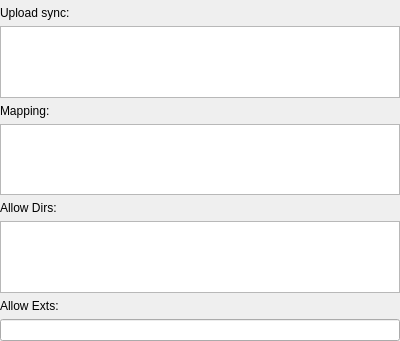
<?xml version="1.0" encoding="UTF-8"?>
<ui version="4.0">
 <class>COSFormDirSettingUi</class>
 <widget class="QWidget" name="COSFormDirSettingUi">
  <property name="geometry">
   <rect>
    <x>0</x>
    <y>0</y>
    <width>400</width>
    <height>341</height>
   </rect>
  </property>
  <property name="windowTitle">
   <string>Form</string>
  </property>
  <layout class="QVBoxLayout" name="verticalLayout">
   <property name="leftMargin">
    <number>0</number>
   </property>
   <property name="topMargin">
    <number>6</number>
   </property>
   <property name="rightMargin">
    <number>0</number>
   </property>
   <property name="bottomMargin">
    <number>0</number>
   </property>
   <item>
    <widget class="QLabel" name="label">
     <property name="minimumSize">
      <size>
       <width>80</width>
       <height>0</height>
      </size>
     </property>
     <property name="maximumSize">
      <size>
       <width>80</width>
       <height>16777215</height>
      </size>
     </property>
     <property name="baseSize">
      <size>
       <width>80</width>
       <height>0</height>
      </size>
     </property>
     <property name="text">
      <string>Upload sync:</string>
     </property>
     <property name="alignment">
      <set>Qt::AlignLeading|Qt::AlignLeft|Qt::AlignVCenter</set>
     </property>
    </widget>
   </item>
   <item>
    <widget class="ady::DirMappingView" name="localTreeView">
     <property name="maximumSize">
      <size>
       <width>16777215</width>
       <height>100</height>
      </size>
     </property>
     <property name="editTriggers">
      <set>QAbstractItemView::CurrentChanged|QAbstractItemView::DoubleClicked|QAbstractItemView::EditKeyPressed|QAbstractItemView::SelectedClicked</set>
     </property>
     <property name="selectionMode">
      <enum>QAbstractItemView::SingleSelection</enum>
     </property>
     <property name="rootIsDecorated">
      <bool>false</bool>
     </property>
     <property name="itemsExpandable">
      <bool>false</bool>
     </property>
    </widget>
   </item>
   <item>
    <widget class="QLabel" name="re">
     <property name="minimumSize">
      <size>
       <width>80</width>
       <height>0</height>
      </size>
     </property>
     <property name="maximumSize">
      <size>
       <width>80</width>
       <height>16777215</height>
      </size>
     </property>
     <property name="baseSize">
      <size>
       <width>80</width>
       <height>0</height>
      </size>
     </property>
     <property name="text">
      <string>Mapping:</string>
     </property>
     <property name="alignment">
      <set>Qt::AlignLeading|Qt::AlignLeft|Qt::AlignVCenter</set>
     </property>
    </widget>
   </item>
   <item>
    <widget class="ady::DirMappingView" name="remoteTreeView">
     <property name="maximumSize">
      <size>
       <width>16777215</width>
       <height>100</height>
      </size>
     </property>
     <property name="editTriggers">
      <set>QAbstractItemView::CurrentChanged|QAbstractItemView::EditKeyPressed|QAbstractItemView::SelectedClicked</set>
     </property>
     <property name="rootIsDecorated">
      <bool>false</bool>
     </property>
     <property name="itemsExpandable">
      <bool>false</bool>
     </property>
    </widget>
   </item>
   <item>
    <widget class="QLabel" name="label_2">
     <property name="minimumSize">
      <size>
       <width>80</width>
       <height>0</height>
      </size>
     </property>
     <property name="text">
      <string>Allow Dirs:</string>
     </property>
     <property name="alignment">
      <set>Qt::AlignLeading|Qt::AlignLeft|Qt::AlignVCenter</set>
     </property>
    </widget>
   </item>
   <item>
    <widget class="ady::DirMappingView" name="allowDirTreeView">
     <property name="maximumSize">
      <size>
       <width>16777215</width>
       <height>100</height>
      </size>
     </property>
     <property name="editTriggers">
      <set>QAbstractItemView::CurrentChanged|QAbstractItemView::EditKeyPressed|QAbstractItemView::SelectedClicked</set>
     </property>
     <property name="rootIsDecorated">
      <bool>false</bool>
     </property>
     <property name="itemsExpandable">
      <bool>false</bool>
     </property>
    </widget>
   </item>
   <item>
    <widget class="QLabel" name="ext">
     <property name="minimumSize">
      <size>
       <width>80</width>
       <height>0</height>
      </size>
     </property>
     <property name="maximumSize">
      <size>
       <width>80</width>
       <height>16777215</height>
      </size>
     </property>
     <property name="baseSize">
      <size>
       <width>80</width>
       <height>0</height>
      </size>
     </property>
     <property name="text">
      <string>Allow Exts:</string>
     </property>
     <property name="alignment">
      <set>Qt::AlignLeading|Qt::AlignLeft|Qt::AlignVCenter</set>
     </property>
    </widget>
   </item>
   <item>
    <widget class="QLineEdit" name="allowExtLineEdit"/>
   </item>
  </layout>
 </widget>
 <customwidgets>
  <customwidget>
   <class>ady::DirMappingView</class>
   <extends>QTreeView</extends>
   <header location="global">components/DirMappingView.h</header>
  </customwidget>
 </customwidgets>
 <resources/>
 <connections/>
</ui>
